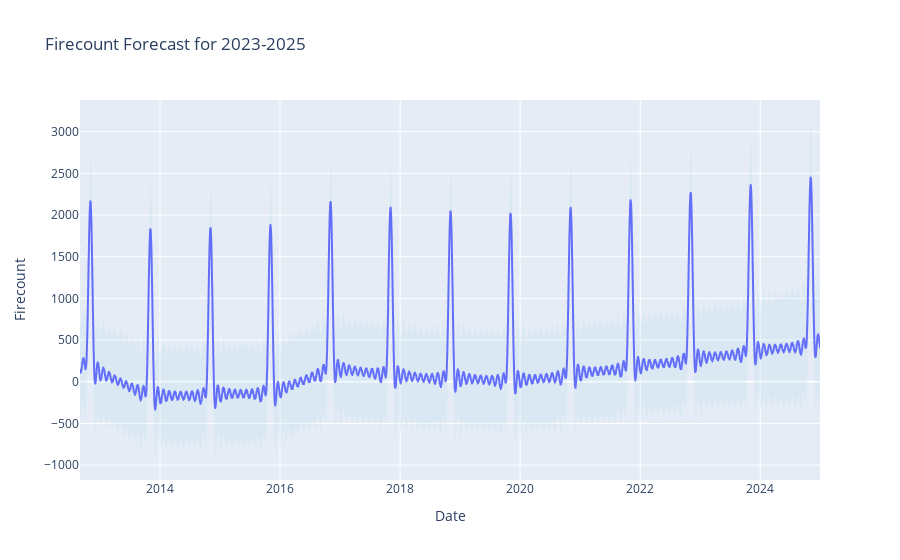

The notebook cell saved with this chart:
### Code cell
import pandas as pd
from prophet import Prophet
import plotly.express as px
from sklearn.metrics import mean_absolute_error, mean_squared_error

# Load and preprocess your dataset as before
data = pd.read_csv('STN1.csv')
data['DATE'] = pd.to_datetime(data['DATE'], format='%d-%m-%Y')
full_date_range = pd.date_range(start=data['DATE'].min(), end=data['DATE'].max(), freq='D')
data_full = data.set_index('DATE').reindex(full_date_range).rename_axis('DATE').reset_index()
data_full['FIRECOUNT'] = data_full['FIRECOUNT'].interpolate(method='linear')

# Prepare data for Prophet
prophet_data = data_full.rename(columns={'DATE': 'ds', 'FIRECOUNT': 'y'})[['ds', 'y']]

# Initialize and fit the Prophet model
model = Prophet()
model.fit(prophet_data)

# Create future dates and make predictions for the next 3 years
future = model.make_future_dataframe(periods=365 * 3)
forecast = model.predict(future)

# Prepare forecast data for Plotly Express
forecast_plot_data = forecast[['ds', 'yhat', 'yhat_lower', 'yhat_upper']]
forecast_plot_data = forecast_plot_data.rename(columns={'ds': 'Date', 'yhat': 'Predicted_Firecount', 
                                                        'yhat_lower': 'Lower_CI', 'yhat_upper': 'Upper_CI'})

# Plotting with Plotly Express
fig = px.line(forecast_plot_data, x='Date', y='Predicted_Firecount', 
              title="Firecount Forecast for 2023-2025",
              labels={'Predicted_Firecount': 'Firecount'})

# Add confidence intervals as shaded regions
fig.add_scatter(x=forecast_plot_data['Date'], y=forecast_plot_data['Upper_CI'], 
                mode='lines', line=dict(width=0), showlegend=False)
fig.add_scatter(x=forecast_plot_data['Date'], y=forecast_plot_data['Lower_CI'], 
                mode='lines', fill='tonexty', line=dict(width=0), 
                fillcolor='rgba(173,216,230,0.2)', showlegend=False)

# Display forecasted values as text annotations
fig.update_traces(text=forecast_plot_data['Predicted_Firecount'].round(2), textposition="top right")

# Show the plot
fig.show()

# Calculate and display accuracy metrics for the available historical data
actual = prophet_data['y']
predicted = forecast.loc[:len(actual)-1, 'yhat']  # Match the length of the actual data

mae = mean_absolute_error(actual, predicted)
mse = mean_squared_error(actual, predicted)
rmse = mse ** 0.5

# Print actual vs. predicted sample and accuracy
print("Sample of Actual vs. Predicted Values:")
print(pd.DataFrame({'Date': prophet_data['ds'].tail(5),
                    'Actual Firecount': actual.tail(5),
                    'Predicted Firecount': predicted.tail(5)}))

print(f"\nAccuracy Metrics:")
print(f"Mean Absolute Error (MAE): {mae}")
print(f"Root Mean Squared Error (RMSE): {rmse}")

### Figure 1 — Plotly figure (JSON) as saved in the notebook; plotly's stock layout.template omitted (floating-point values rounded to 4 significant figures; data arrays with more than 128 entries replaced by an {"elided": "..."} marker saying what was removed)
{"data": [{"hovertemplate": "Date=%{x}<br>Firecount=%{y}<extra></extra>", "legendgroup": "", "line": {"color": "#636efa", "dash": "solid"}, "marker": {"symbol": "circle"}, "mode": "lines", "name": "", "showlegend": false, "text": {"elided": "4504 float values"}, "textposition": "top right", "type": "scattergl", "x": {"elided": "4504 str values"}, "xaxis": "x", "y": {"elided": "4504 float values"}, "yaxis": "y"}, {"line": {"width": 0}, "mode": "lines", "showlegend": false, "text": {"elided": "4504 float values"}, "textposition": "top right", "type": "scatter", "x": {"elided": "4504 str values"}, "y": {"elided": "4504 float values"}}, {"fill": "tonexty", "fillcolor": "rgba(173,216,230,0.2)", "line": {"width": 0}, "mode": "lines", "showlegend": false, "text": {"elided": "4504 float values"}, "textposition": "top right", "type": "scatter", "x": {"elided": "4504 str values"}, "y": {"elided": "4504 float values"}}], "layout": {"legend": {"tracegroupgap": 0}, "title": {"text": "Firecount Forecast for 2023-2025"}, "xaxis": {"anchor": "y", "domain": [0, 1], "title": {"text": "Date"}}, "yaxis": {"anchor": "x", "domain": [0, 1], "title": {"text": "Firecount"}}}}
